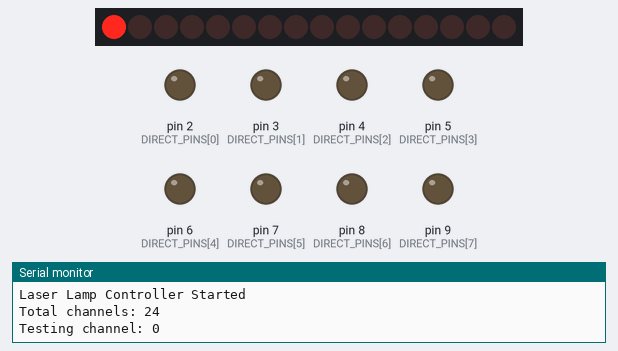
Bench run of a sketch on a simulated Arduino Uno, built with avr-gcc and run on an emulated ATmega328P. On the bench: 16 shift-register outputs drawn as a row of LEDs (first output left, lit = HIGH), output pins drawn as LEDs (lit = HIGH), the last lines printed to the serial monitor. Wiring (inferred from the names in the program): 2 × shift register (74HC595): data pin 11; shift clock pin 13; latch pin 10. Wiring (inferred from the signals the program sends): row of LEDs: on Q0, Q1, Q2, Q3, Q4, Q5, Q6, Q7, Q8, Q9, Q10, Q11, Q12, Q13, Q14, Q15. Random numbers use the default seed unless the sketch sets one; pins used as bus, display or sensor lines are not drawn.

Above: at 0.1 s.
At 1.6 s:
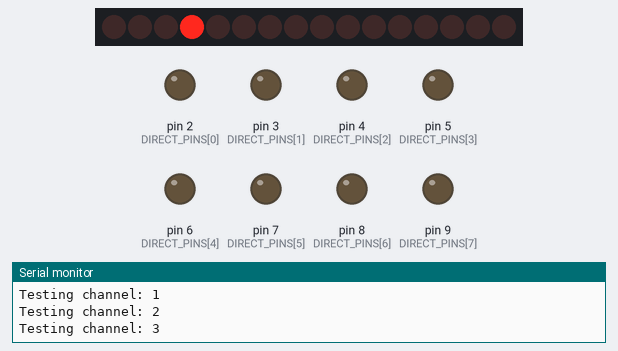
At 3.6 s:
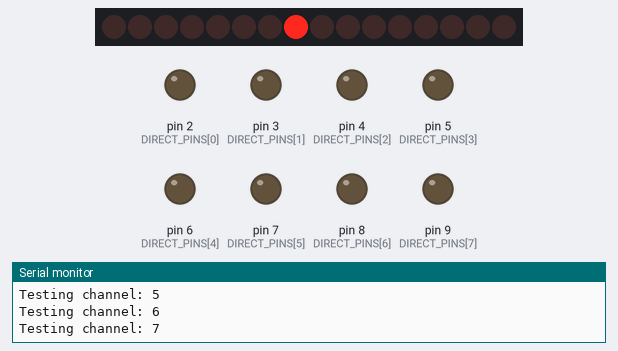
At 7.6 s:
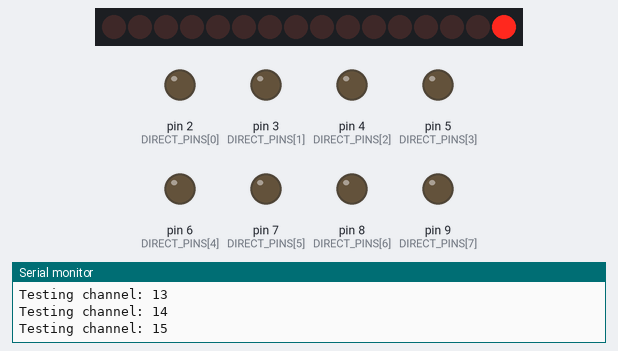
At 20.78 s:
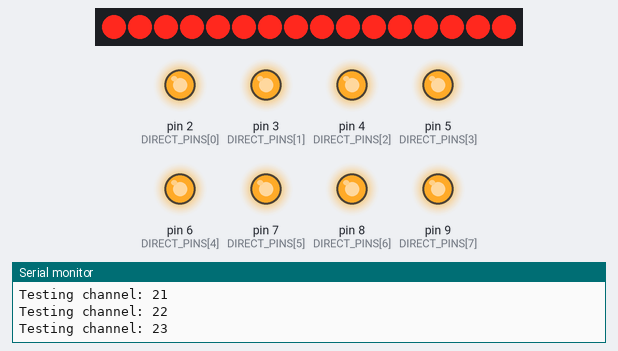
At 33.9 s:
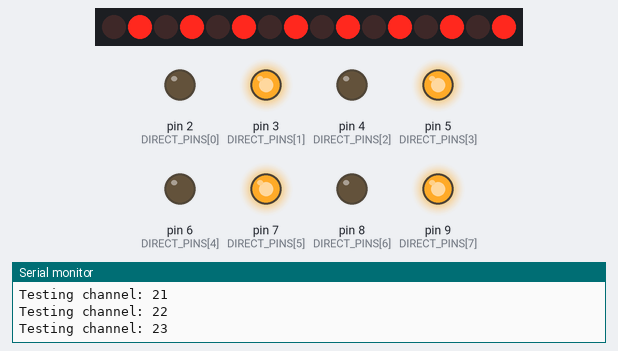
Timing chart, 0 to 40.0 s (numbered marks = the images above):
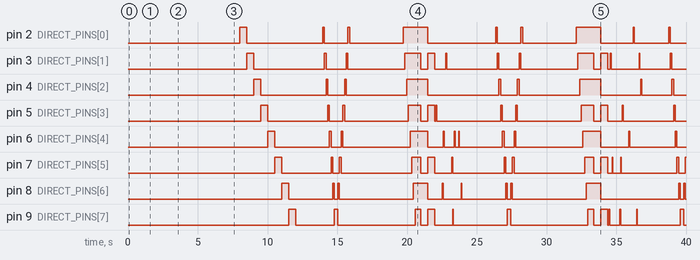

The sketch:

laser_lamp_controller.ino
```cpp
/*
  Laser Lamp Controller

  Hardware:
  - Arduino Uno
  - 2x 74HC595 / 8-bit shift registers
  - 24x NMOSFET output channels
  - 24x LED / laser modules

  Output logic:
  - HIGH = channel ON
  - LOW  = channel OFF

  Important:
  Test with regular LEDs before connecting laser modules.
*/

#include <Arduino.h>

// =========================
// Shift register pins
// =========================

const byte DATA_PIN  = 11;  // SER / input
const byte CLOCK_PIN = 13;  // SRCLK / shift register clock
const byte LATCH_PIN = 10;  // RCLK / output register clock

// Number of shift registers
const byte NUM_SHIFT_REGISTERS = 2;
const byte NUM_SHIFT_OUTPUTS = NUM_SHIFT_REGISTERS * 8; // 16 outputs

// =========================
// Direct Arduino output pins
// =========================
// These are used for the extra 8 MOSFET channels.
// If your real wiring is different, change this list.

const byte DIRECT_PINS[] = {2, 3, 4, 5, 6, 7, 8, 9};
const byte NUM_DIRECT_OUTPUTS = sizeof(DIRECT_PINS) / sizeof(DIRECT_PINS[0]);

// =========================
// Total channels
// =========================

const byte TOTAL_CHANNELS = NUM_SHIFT_OUTPUTS + NUM_DIRECT_OUTPUTS; // 24

// Channel states
bool channelState[TOTAL_CHANNELS];

// Animation speed
int delayTime = 120;


// =========================
// Basic output functions
// =========================

void writeShiftRegisters() {
  byte firstRegister = 0;   // channels 0-7
  byte secondRegister = 0;  // channels 8-15

  for (byte i = 0; i < 8; i++) {
    if (channelState[i]) {
      firstRegister |= (1 << i);
    }
  }

  for (byte i = 0; i < 8; i++) {
    if (channelState[i + 8]) {
      secondRegister |= (1 << i);
    }
  }

  digitalWrite(LATCH_PIN, LOW);

  /*
    Because the shift registers are chained:
    send the second register first, then the first register.
  */
  shiftOut(DATA_PIN, CLOCK_PIN, MSBFIRST, secondRegister);
  shiftOut(DATA_PIN, CLOCK_PIN, MSBFIRST, firstRegister);

  digitalWrite(LATCH_PIN, HIGH);
}


void writeDirectPins() {
  for (byte i = 0; i < NUM_DIRECT_OUTPUTS; i++) {
    byte channelIndex = NUM_SHIFT_OUTPUTS + i;
    digitalWrite(DIRECT_PINS[i], channelState[channelIndex] ? HIGH : LOW);
  }
}


void updateOutputs() {
  writeShiftRegisters();
  writeDirectPins();
}


void setChannel(byte channel, bool state) {
  if (channel >= TOTAL_CHANNELS) {
    return;
  }

  channelState[channel] = state;
  updateOutputs();
}


void allOff() {
  for (byte i = 0; i < TOTAL_CHANNELS; i++) {
    channelState[i] = false;
  }

  updateOutputs();
}


void allOn() {
  for (byte i = 0; i < TOTAL_CHANNELS; i++) {
    channelState[i] = true;
  }

  updateOutputs();
}


// =========================
// Test patterns
// =========================

void testEachChannel() {
  allOff();

  for (byte i = 0; i < TOTAL_CHANNELS; i++) {
    allOff();
    setChannel(i, true);

    Serial.print("Testing channel: ");
    Serial.println(i);

    delay(500);
  }

  allOff();
}


void chaseForward() {
  for (byte i = 0; i < TOTAL_CHANNELS; i++) {
    allOff();
    setChannel(i, true);
    delay(delayTime);
  }
}


void chaseBackward() {
  for (int i = TOTAL_CHANNELS - 1; i >= 0; i--) {
    allOff();
    setChannel(i, true);
    delay(delayTime);
  }
}


void bouncePattern() {
  chaseForward();
  chaseBackward();
}


void fillUpPattern() {
  allOff();

  for (byte i = 0; i < TOTAL_CHANNELS; i++) {
    setChannel(i, true);
    delay(delayTime);
  }

  delay(300);
  allOff();
}


void alternatingPattern() {
  allOff();

  for (byte i = 0; i < TOTAL_CHANNELS; i++) {
    channelState[i] = (i % 2 == 0);
  }

  updateOutputs();
  delay(500);

  for (byte i = 0; i < TOTAL_CHANNELS; i++) {
    channelState[i] = (i % 2 != 0);
  }

  updateOutputs();
  delay(500);
}


void sparklePattern() {
  allOff();

  for (byte i = 0; i < 40; i++) {
    byte randomChannel = random(0, TOTAL_CHANNELS);

    setChannel(randomChannel, true);
    delay(60);
    setChannel(randomChannel, false);
  }

  allOff();
}


// =========================
// Setup
// =========================

void setup() {
  Serial.begin(9600);

  pinMode(DATA_PIN, OUTPUT);
  pinMode(CLOCK_PIN, OUTPUT);
  pinMode(LATCH_PIN, OUTPUT);

  for (byte i = 0; i < NUM_DIRECT_OUTPUTS; i++) {
    pinMode(DIRECT_PINS[i], OUTPUT);
  }

  randomSeed(analogRead(A0));

  allOff();

  Serial.println("Laser Lamp Controller Started");
  Serial.print("Total channels: ");
  Serial.println(TOTAL_CHANNELS);

  // Safe startup test: one channel at a time
  testEachChannel();
}


// =========================
// Main loop
// =========================

void loop() {
  bouncePattern();
  fillUpPattern();
  alternatingPattern();
  sparklePattern();
}
```

Measured:
- by itself, pin 2 (DIRECT_PINS[0]): HIGH → LOW at 8.5 s, → HIGH 5.4 s later, → LOW 0.12 s later, → HIGH 1.7 s later, … (17 changes in this stretch)
- by itself, pin 3 (DIRECT_PINS[1]): HIGH → LOW at 9.0 s, → HIGH 5.1 s later, → LOW 0.12 s later, → HIGH 1.4 s later, … (25 changes in this stretch)
- by itself, pin 4 (DIRECT_PINS[2]): HIGH → LOW at 9.5 s, → HIGH 4.7 s later, → LOW 0.12 s later, → HIGH 1.2 s later, … (17 changes in this stretch)
- by itself, pin 5 (DIRECT_PINS[3]): HIGH → LOW at 10.0 s, → HIGH 4.3 s later, → LOW 0.12 s later, → HIGH 0.96 s later, … (23 changes in this stretch)
- by itself, pin 6 (DIRECT_PINS[4]): HIGH → LOW at 10.5 s, → HIGH 3.9 s later, → LOW 0.12 s later, → HIGH 0.72 s later, … (23 changes in this stretch)
- by itself, pin 7 (DIRECT_PINS[5]): HIGH → LOW at 11.0 s, → HIGH 3.5 s later, → LOW 0.12 s later, → HIGH 0.48 s later, … (26 changes in this stretch)
- by itself, pin 8 (DIRECT_PINS[6]): HIGH → LOW at 11.5 s, → HIGH 3.2 s later, → LOW 0.12 s later, → HIGH 0.24 s later, … (21 changes in this stretch)
- by itself, pin 9 (DIRECT_PINS[7]): HIGH → LOW at 12.0 s, → HIGH 2.8 s later, → LOW 0.24 s later, → HIGH 5.5 s later, … (23 changes in this stretch)
